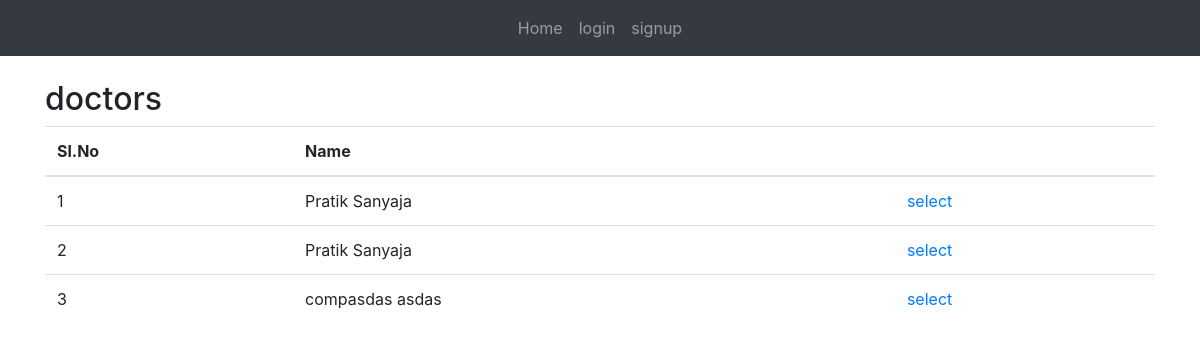
The app's page /doctors/ with its own data.
### doctors/models.py (models this page shows, shortened)
class Doctors(models.Model):
    user = models.ForeignKey(get_user_model(), on_delete=models.CASCADE, related_name='doctors_user')
    specialised = models.CharField(max_length=15, default='PATIENT')
    addr = models.CharField(max_length=155, null=True)
    qualification = models.CharField(max_length=100, blank=True, null=True)

### users/models.py (models this page shows, shortened)
class User(AbstractBaseUser, PermissionsMixin):
    email = models.EmailField(unique=True)
    first_name = models.CharField(_('first name'), max_length=30, blank=True)
    last_name = models.CharField(_('last name'), max_length=150, blank=True)
    is_staff = models.BooleanField(
        _('staff status'),
        default=False,
        help_text=_('Designates whether the user can log into this admin site.'),
    )
    type = models.CharField(max_length=15, choices=USER_TYPE, default='PATIENT')
    date_joined = models.DateTimeField(_('date joined'), default=timezone.now)
    USERNAME_FIELD = 'email'
    objects = UserManager()

### doctors/views.py (the view)
# urls.py: path('doctors/', include('doctors.urls', namespace='doctors')),
def doctors(request):
    doctors_list = models.Doctors.objects.all()
    return render(request, 'doctors.html', {'doctors': doctors_list})

### templates/doctors.html (shortened to what this page needs)
{% extends 'app_base.html' %}
{% block content %}
  <h2>doctors</h2>
   <div class="row">
    <div class="col-md-12 table-responsive">
    <div class="common-table">
     <table class="table my-pagination">
      <thead>
       <tr class="tr-head">
        <th>Sl.No</th>
        <th>Name</th>
        <th></th>
       </tr>
      </thead>
      <tbody>
      {% if doctors %}
          {% for doc in doctors %}
      <tr class="tr-body">
        <td>{{forloop.counter}}</td>
        <td>{{doc.user.first_name}} {{doc.user.last_name}}</td>
        <td><a href="/doctors/appointments/create/{{doc.pk}}" >select</a></td>
      </tr>
       {% endfor %}
       {% else %}
       <tr class="no-data">
        <td colspan="20">No Data</td>
       </tr>
       {% endif %}
      </tbody>
     </table>
     </div>
   </div>
  </div>
{% endblock %}

### records on screen
Doctors: user.first_name "Pratik", user.last_name "Sanyaja"
Doctors: user.first_name "Pratik", user.last_name "Sanyaja"
Doctors: user.first_name "compasdas", user.last_name "asdas"
